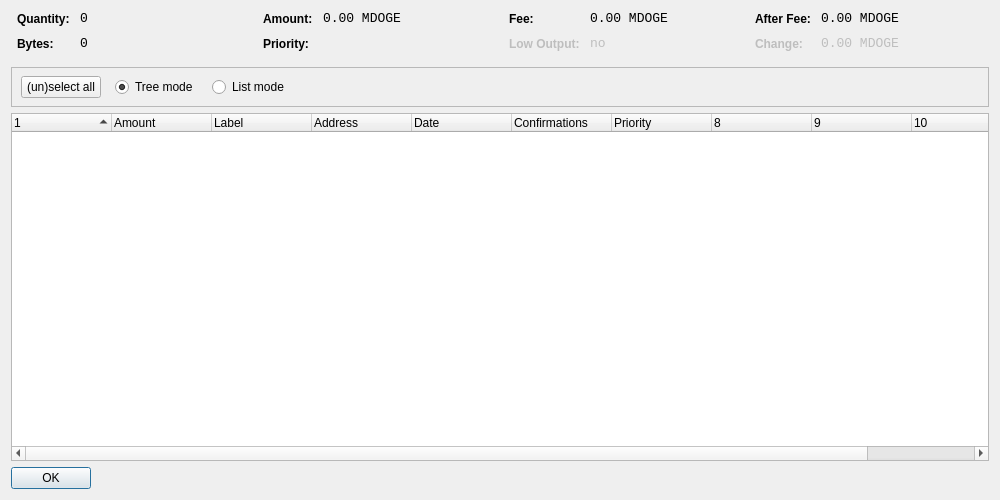
<?xml version="1.0" encoding="UTF-8"?>
<ui version="4.0">
 <class>CoinControlDialog</class>
 <widget class="QDialog" name="CoinControlDialog">
  <property name="geometry">
   <rect>
    <x>0</x>
    <y>0</y>
    <width>1000</width>
    <height>500</height>
   </rect>
  </property>
  <property name="windowTitle">
   <string>Coin Control</string>
  </property>
  <layout class="QVBoxLayout" name="verticalLayout">
   <item>
    <layout class="QHBoxLayout" name="horizontalLayoutTop" stretch="0,0,0,0">
     <property name="topMargin">
      <number>0</number>
     </property>
     <property name="bottomMargin">
      <number>10</number>
     </property>
     <item>
      <layout class="QFormLayout" name="formLayoutCoinControl1">
       <property name="horizontalSpacing">
        <number>10</number>
       </property>
       <property name="verticalSpacing">
        <number>10</number>
       </property>
       <property name="leftMargin">
        <number>6</number>
       </property>
       <property name="rightMargin">
        <number>6</number>
       </property>
       <item row="0" column="0">
        <widget class="QLabel" name="labelCoinControlQuantityText">
         <property name="styleSheet">
          <string notr="true">font-weight:bold;</string>
         </property>
         <property name="text">
          <string>Quantity:</string>
         </property>
        </widget>
       </item>
       <item row="0" column="1">
        <widget class="QLabel" name="labelCoinControlQuantity">
         <property name="font">
          <font>
           <family>Monospace</family>
           <pointsize>10</pointsize>
          </font>
         </property>
         <property name="cursor">
          <cursorShape>IBeamCursor</cursorShape>
         </property>
         <property name="contextMenuPolicy">
          <enum>Qt::ActionsContextMenu</enum>
         </property>
         <property name="text">
          <string notr="true">0</string>
         </property>
         <property name="textInteractionFlags">
          <set>Qt::LinksAccessibleByMouse|Qt::TextSelectableByKeyboard|Qt::TextSelectableByMouse</set>
         </property>
        </widget>
       </item>
       <item row="1" column="0">
        <widget class="QLabel" name="labelCoinControlBytesText">
         <property name="styleSheet">
          <string notr="true">font-weight:bold;</string>
         </property>
         <property name="text">
          <string>Bytes:</string>
         </property>
        </widget>
       </item>
       <item row="1" column="1">
        <widget class="QLabel" name="labelCoinControlBytes">
         <property name="font">
          <font>
           <family>Monospace</family>
           <pointsize>10</pointsize>
          </font>
         </property>
         <property name="cursor">
          <cursorShape>IBeamCursor</cursorShape>
         </property>
         <property name="contextMenuPolicy">
          <enum>Qt::ActionsContextMenu</enum>
         </property>
         <property name="text">
          <string notr="true">0</string>
         </property>
         <property name="textInteractionFlags">
          <set>Qt::LinksAccessibleByMouse|Qt::TextSelectableByKeyboard|Qt::TextSelectableByMouse</set>
         </property>
        </widget>
       </item>
      </layout>
     </item>
     <item>
      <layout class="QFormLayout" name="formLayoutCoinControl2">
       <property name="horizontalSpacing">
        <number>10</number>
       </property>
       <property name="verticalSpacing">
        <number>10</number>
       </property>
       <property name="leftMargin">
        <number>6</number>
       </property>
       <property name="rightMargin">
        <number>6</number>
       </property>
       <item row="0" column="0">
        <widget class="QLabel" name="labelCoinControlAmountText">
         <property name="styleSheet">
          <string notr="true">font-weight:bold;</string>
         </property>
         <property name="text">
          <string>Amount:</string>
         </property>
        </widget>
       </item>
       <item row="0" column="1">
        <widget class="QLabel" name="labelCoinControlAmount">
         <property name="font">
          <font>
           <family>Monospace</family>
           <pointsize>10</pointsize>
          </font>
         </property>
         <property name="cursor">
          <cursorShape>IBeamCursor</cursorShape>
         </property>
         <property name="contextMenuPolicy">
          <enum>Qt::ActionsContextMenu</enum>
         </property>
         <property name="text">
          <string notr="true">0.00 MDOGE</string>
         </property>
         <property name="textInteractionFlags">
          <set>Qt::LinksAccessibleByMouse|Qt::TextSelectableByKeyboard|Qt::TextSelectableByMouse</set>
         </property>
        </widget>
       </item>
       <item row="1" column="0">
        <widget class="QLabel" name="labelCoinControlPriorityText">
         <property name="styleSheet">
          <string notr="true">font-weight:bold;</string>
         </property>
         <property name="text">
          <string>Priority:</string>
         </property>
        </widget>
       </item>
       <item row="1" column="1">
        <widget class="QLabel" name="labelCoinControlPriority">
         <property name="font">
          <font>
           <family>Monospace</family>
           <pointsize>10</pointsize>
          </font>
         </property>
         <property name="cursor">
          <cursorShape>IBeamCursor</cursorShape>
         </property>
         <property name="contextMenuPolicy">
          <enum>Qt::ActionsContextMenu</enum>
         </property>
         <property name="text">
          <string/>
         </property>
         <property name="textInteractionFlags">
          <set>Qt::LinksAccessibleByMouse|Qt::TextSelectableByKeyboard|Qt::TextSelectableByMouse</set>
         </property>
        </widget>
       </item>
      </layout>
     </item>
     <item>
      <layout class="QFormLayout" name="formLayoutCoinControl3">
       <property name="horizontalSpacing">
        <number>10</number>
       </property>
       <property name="verticalSpacing">
        <number>10</number>
       </property>
       <property name="leftMargin">
        <number>6</number>
       </property>
       <property name="rightMargin">
        <number>6</number>
       </property>
       <item row="0" column="0">
        <widget class="QLabel" name="labelCoinControlFeeText">
         <property name="styleSheet">
          <string notr="true">font-weight:bold;</string>
         </property>
         <property name="text">
          <string>Fee:</string>
         </property>
        </widget>
       </item>
       <item row="0" column="1">
        <widget class="QLabel" name="labelCoinControlFee">
         <property name="font">
          <font>
           <family>Monospace</family>
           <pointsize>10</pointsize>
          </font>
         </property>
         <property name="cursor">
          <cursorShape>IBeamCursor</cursorShape>
         </property>
         <property name="contextMenuPolicy">
          <enum>Qt::ActionsContextMenu</enum>
         </property>
         <property name="text">
          <string notr="true">0.00 MDOGE</string>
         </property>
         <property name="textInteractionFlags">
          <set>Qt::LinksAccessibleByMouse|Qt::TextSelectableByKeyboard|Qt::TextSelectableByMouse</set>
         </property>
        </widget>
       </item>
       <item row="1" column="0">
        <widget class="QLabel" name="labelCoinControlLowOutputText">
         <property name="enabled">
          <bool>false</bool>
         </property>
         <property name="styleSheet">
          <string notr="true">font-weight:bold;</string>
         </property>
         <property name="text">
          <string>Low Output:</string>
         </property>
        </widget>
       </item>
       <item row="1" column="1">
        <widget class="QLabel" name="labelCoinControlLowOutput">
         <property name="enabled">
          <bool>false</bool>
         </property>
         <property name="font">
          <font>
           <family>Monospace</family>
           <pointsize>10</pointsize>
          </font>
         </property>
         <property name="cursor">
          <cursorShape>IBeamCursor</cursorShape>
         </property>
         <property name="contextMenuPolicy">
          <enum>Qt::ActionsContextMenu</enum>
         </property>
         <property name="text">
          <string notr="true">no</string>
         </property>
         <property name="textInteractionFlags">
          <set>Qt::LinksAccessibleByMouse|Qt::TextSelectableByKeyboard|Qt::TextSelectableByMouse</set>
         </property>
        </widget>
       </item>
      </layout>
     </item>
     <item>
      <layout class="QFormLayout" name="formLayoutCoinControl4">
       <property name="horizontalSpacing">
        <number>10</number>
       </property>
       <property name="verticalSpacing">
        <number>10</number>
       </property>
       <property name="leftMargin">
        <number>6</number>
       </property>
       <property name="rightMargin">
        <number>6</number>
       </property>
       <item row="0" column="0">
        <widget class="QLabel" name="labelCoinControlAfterFeeText">
         <property name="styleSheet">
          <string notr="true">font-weight:bold;</string>
         </property>
         <property name="text">
          <string>After Fee:</string>
         </property>
        </widget>
       </item>
       <item row="0" column="1">
        <widget class="QLabel" name="labelCoinControlAfterFee">
         <property name="font">
          <font>
           <family>Monospace</family>
           <pointsize>10</pointsize>
          </font>
         </property>
         <property name="cursor">
          <cursorShape>IBeamCursor</cursorShape>
         </property>
         <property name="contextMenuPolicy">
          <enum>Qt::ActionsContextMenu</enum>
         </property>
         <property name="text">
          <string notr="true">0.00 MDOGE</string>
         </property>
         <property name="textInteractionFlags">
          <set>Qt::LinksAccessibleByMouse|Qt::TextSelectableByKeyboard|Qt::TextSelectableByMouse</set>
         </property>
        </widget>
       </item>
       <item row="1" column="0">
        <widget class="QLabel" name="labelCoinControlChangeText">
         <property name="enabled">
          <bool>false</bool>
         </property>
         <property name="styleSheet">
          <string notr="true">font-weight:bold;</string>
         </property>
         <property name="text">
          <string>Change:</string>
         </property>
        </widget>
       </item>
       <item row="1" column="1">
        <widget class="QLabel" name="labelCoinControlChange">
         <property name="enabled">
          <bool>false</bool>
         </property>
         <property name="font">
          <font>
           <family>Monospace</family>
           <pointsize>10</pointsize>
          </font>
         </property>
         <property name="cursor">
          <cursorShape>IBeamCursor</cursorShape>
         </property>
         <property name="contextMenuPolicy">
          <enum>Qt::ActionsContextMenu</enum>
         </property>
         <property name="text">
          <string notr="true">0.00 MDOGE</string>
         </property>
         <property name="textInteractionFlags">
          <set>Qt::LinksAccessibleByMouse|Qt::TextSelectableByKeyboard|Qt::TextSelectableByMouse</set>
         </property>
        </widget>
       </item>
      </layout>
     </item>
    </layout>
   </item>
   <item>
    <widget class="QFrame" name="frame">
     <property name="minimumSize">
      <size>
       <width>0</width>
       <height>40</height>
      </size>
     </property>
     <property name="frameShape">
      <enum>QFrame::StyledPanel</enum>
     </property>
     <property name="frameShadow">
      <enum>QFrame::Sunken</enum>
     </property>
     <widget class="QWidget" name="horizontalLayoutWidget">
      <property name="geometry">
       <rect>
        <x>10</x>
        <y>0</y>
        <width>781</width>
        <height>41</height>
       </rect>
      </property>
      <layout class="QHBoxLayout" name="horizontalLayoutPanel" stretch="0,0,0,0,0">
       <property name="spacing">
        <number>14</number>
       </property>
       <item>
        <widget class="QPushButton" name="pushButtonSelectAll">
         <property name="sizePolicy">
          <sizepolicy hsizetype="Maximum" vsizetype="Fixed">
           <horstretch>0</horstretch>
           <verstretch>0</verstretch>
          </sizepolicy>
         </property>
         <property name="text">
          <string>(un)select all</string>
         </property>
        </widget>
       </item>
       <item>
        <widget class="QRadioButton" name="radioTreeMode">
         <property name="sizePolicy">
          <sizepolicy hsizetype="Maximum" vsizetype="Fixed">
           <horstretch>0</horstretch>
           <verstretch>0</verstretch>
          </sizepolicy>
         </property>
         <property name="text">
          <string>Tree mode</string>
         </property>
         <property name="checked">
          <bool>true</bool>
         </property>
        </widget>
       </item>
       <item>
        <widget class="QRadioButton" name="radioListMode">
         <property name="sizePolicy">
          <sizepolicy hsizetype="Maximum" vsizetype="Fixed">
           <horstretch>0</horstretch>
           <verstretch>0</verstretch>
          </sizepolicy>
         </property>
         <property name="text">
          <string>List mode</string>
         </property>
        </widget>
       </item>
       <item>
        <spacer name="horizontalSpacer">
         <property name="orientation">
          <enum>Qt::Horizontal</enum>
         </property>
         <property name="sizeHint" stdset="0">
          <size>
           <width>40</width>
           <height>20</height>
          </size>
         </property>
        </spacer>
       </item>
      </layout>
     </widget>
    </widget>
   </item>
   <item>
    <widget class="CoinControlTreeWidget" name="treeWidget">
     <property name="contextMenuPolicy">
      <enum>Qt::CustomContextMenu</enum>
     </property>
     <property name="sortingEnabled">
      <bool>false</bool>
     </property>
     <property name="columnCount">
      <number>11</number>
     </property>
     <attribute name="headerShowSortIndicator" stdset="0">
      <bool>true</bool>
     </attribute>
     <attribute name="headerStretchLastSection">
      <bool>false</bool>
     </attribute>
     <column>
      <property name="text">
       <string/>
      </property>
     </column>
     <column>
      <property name="text">
       <string>Amount</string>
      </property>
     </column>
     <column>
      <property name="text">
       <string>Label</string>
      </property>
     </column>
     <column>
      <property name="text">
       <string>Address</string>
      </property>
     </column>
     <column>
      <property name="text">
       <string>Date</string>
      </property>
     </column>
     <column>
      <property name="text">
       <string>Confirmations</string>
      </property>
      <property name="toolTip">
       <string>Confirmed</string>
      </property>
     </column>
     <column>
      <property name="text">
       <string>Priority</string>
      </property>
     </column>
     <column>
      <property name="text">
       <string/>
      </property>
     </column>
     <column>
      <property name="text">
       <string/>
      </property>
     </column>
     <column>
      <property name="text">
       <string/>
      </property>
     </column>
     <column>
      <property name="text">
       <string/>
      </property>
     </column>
    </widget>
   </item>
   <item>
    <widget class="QDialogButtonBox" name="buttonBox">
     <property name="sizePolicy">
      <sizepolicy hsizetype="Maximum" vsizetype="Fixed">
       <horstretch>0</horstretch>
       <verstretch>0</verstretch>
      </sizepolicy>
     </property>
     <property name="orientation">
      <enum>Qt::Horizontal</enum>
     </property>
     <property name="standardButtons">
      <set>QDialogButtonBox::Ok</set>
     </property>
    </widget>
   </item>
  </layout>
 </widget>
 <customwidgets>
  <customwidget>
   <class>CoinControlTreeWidget</class>
   <extends>QTreeWidget</extends>
   <header>coincontroltreewidget.h</header>
  </customwidget>
 </customwidgets>
 <resources/>
 <connections/>
</ui>
